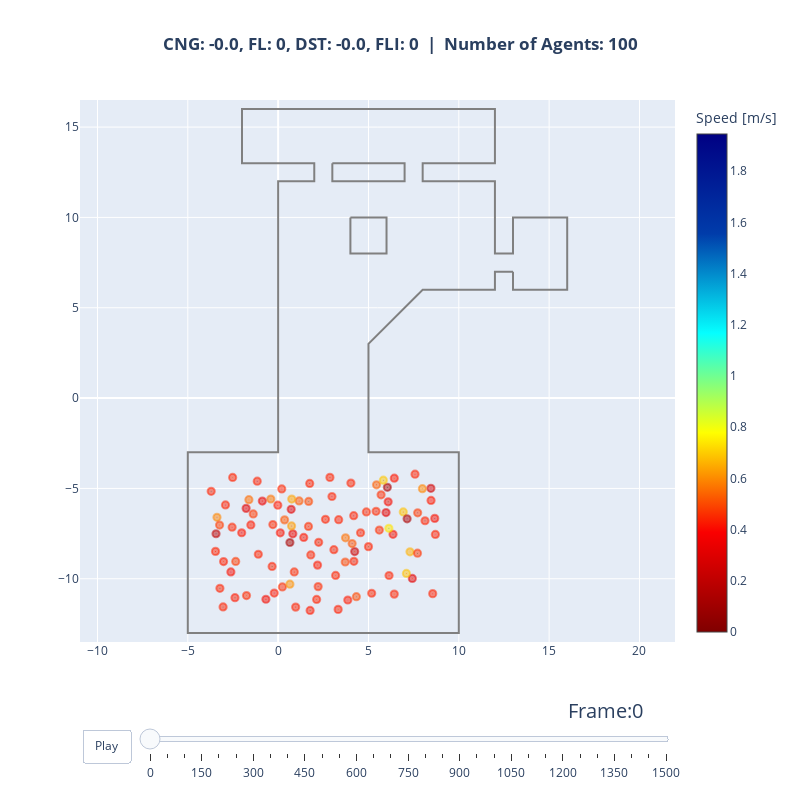

Here is the notebook cell this chart was saved with:
### Code cell
traj, walkable_area = read_sqlite_file("trajectories.sqlite")
note = f"CNG: {beta_cong}, FL: {beta_flow}, DST: {beta_dist}, FLI: {beta_flow_invis}"
animate(traj, walkable_area, title_note=note)
